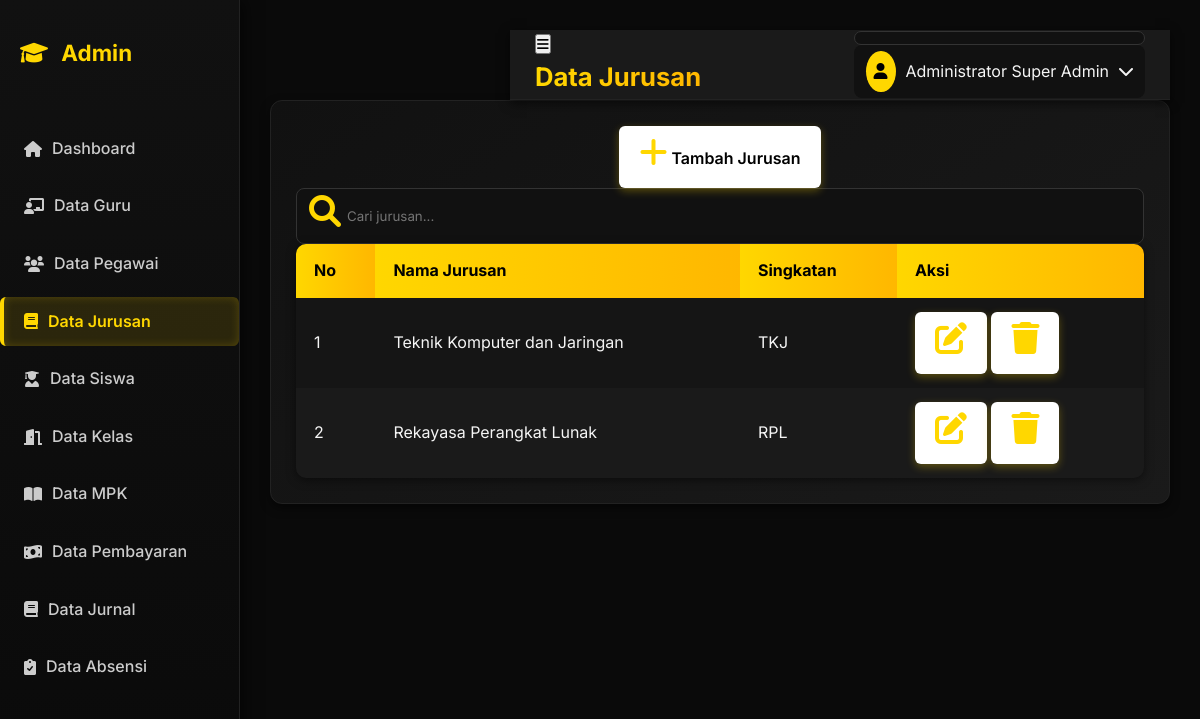
/Admin/index.php?page=jurusan, run on the app's committed database.
### tables this page shows
CREATE TABLE `jurusan` (
  `id_jurusan` int NOT NULL,
  `nama_jurusan` varchar(50) NOT NULL,
  `singkatan` varchar(5) NOT NULL
);

### Admin/jurusan.php (the view, shortened to what this page needs)
<?php
include "koneksi.php";
$cari = "";
if (isset($_GET['cari']) && $_GET['cari'] != "") {
    $cari = $_GET['cari'];
    $result = mysqli_query($koneksi, "SELECT * FROM jurusan
                                      WHERE nama_jurusan LIKE '%$cari%'
                                      ORDER BY id_jurusan DESC");
} else {
    $result = mysqli_query($koneksi, "SELECT * FROM jurusan ORDER BY id_jurusan DESC");
}
?>
<div class="card">
    <div class="card-header">
        <div class="page-actions">
            <a href="jurusan_tambah.php" class="btn">
                <i class="fas fa-plus"></i> Tambah Jurusan
            </a>
            <form method="get" action="">
                <div class="search-box">
                    <i class="fas fa-search"></i>
                    <input type="search" name="cari" placeholder="Cari jurusan..." value="<?= htmlspecialchars($cari) ?>">
                </div>
            </form>
        </div>
    </div>
    <div class="card-body">
        <div class="table-container">
            <table class="table">
                <thead>
                    <tr>
                        <th>No</th>
                        <th>Nama Jurusan</th>
                        <th>Singkatan</th>
                        <th>Aksi</th>
                    </tr>
                </thead>
                <tbody>
                <?php
                $no = 1;
                if (mysqli_num_rows($result) > 0) {
                    while ($row = mysqli_fetch_assoc($result)) { ?>
                        <tr>
                            <td><?= $no++ ?></td>
                            <td><?= isset($row['nama_jurusan']) ? $row['nama_jurusan'] : '-' ?></td>
                            <td><?= isset($row['singkatan']) ? $row['singkatan'] : '-' ?></td>
                            <td>
                                <a href="jurusan_edit.php?id=<?= $row['id_jurusan'] ?>" class="btn btn-sm btn-warning">
                                    <i class="fas fa-edit"></i>
                                </a>
                                <a href="jurusan_hapus.php?id=<?= $row['id_jurusan'] ?>"
                                   class="btn btn-sm btn-danger"
                                   onclick="return confirm('Yakin ingin menghapus jurusan ini?')">
                                   <i class="fas fa-trash"></i>
                                </a>
                            </td>
                        </tr>
                <?php }
                } else { ?>
                    <tr>
                        <td colspan="4" class="text-center text-muted">⚠️ Data tidak ditemukan</td>
                    </tr>
                <?php } ?>
                </tbody>
            </table>
        </div>
    </div>
</div>

### Admin/style.css (style rules this page uses)
* { margin: 0; padding: 0; box-sizing: border-box; font-family: 'Inter', sans-serif; }
html { scroll-behavior: smooth; }
body { background: #0a0a0a; color: #f5f5f5; line-height: 1.6; min-height: 100vh; overflow-x: hidden; }
a, button, .card, .sidebar, .header, .user-menu, .btn { transition: all 0.3s ease; }
.search-box { background: #111; padding: 6px 12px; border-radius: 8px; display: flex; align-items: center; border: 1px solid #333; transition: 0.3s; }
.search-box input { border: none; outline: none; background: transparent; color: #FFD700; margin-left: 6px; width: 140px; min-width: 80px; }
.card { background: linear-gradient(145deg, #111, #1a1a1a); border-radius: 12px; padding: 25px; border: 1px solid #222; text-align: center; box-shadow: 0 4px 10px rgba(0,0,0,0.5); transform: translateY(0); }
.card i { font-size: 2rem; color: #FFD700; margin-bottom: 10px; }
.table { width: 100%; border-collapse: collapse; overflow: hidden; border-radius: 10px; background: #111; box-shadow: 0 2px 10px rgba(0,0,0,0.5); }
.table th, .table td { padding: 14px 18px; text-align: left; }
.table th { background: linear-gradient(90deg, #FFD700, #ffb700); color: #000; font-weight: 700; }
.table tr:nth-child(even) { background: #1a1a1a; }
.table tr:nth-child(odd) { background: #151515; }
.btn { display: inline-block; padding: 10px 20px; background: linear-gradient(90deg, #ffffff, #ffffff); color: #000; font-weight: 600; text-decoration: none; border-radius: 6px; box-shadow: 0 3px 8px rgba(255,215,0,0.3); }

### data on the page
jurusan: nama_jurusan "Teknik Komputer dan Jaringan", singkatan "TKJ"
jurusan: nama_jurusan "Rekayasa Perangkat Lunak", singkatan "RPL"
